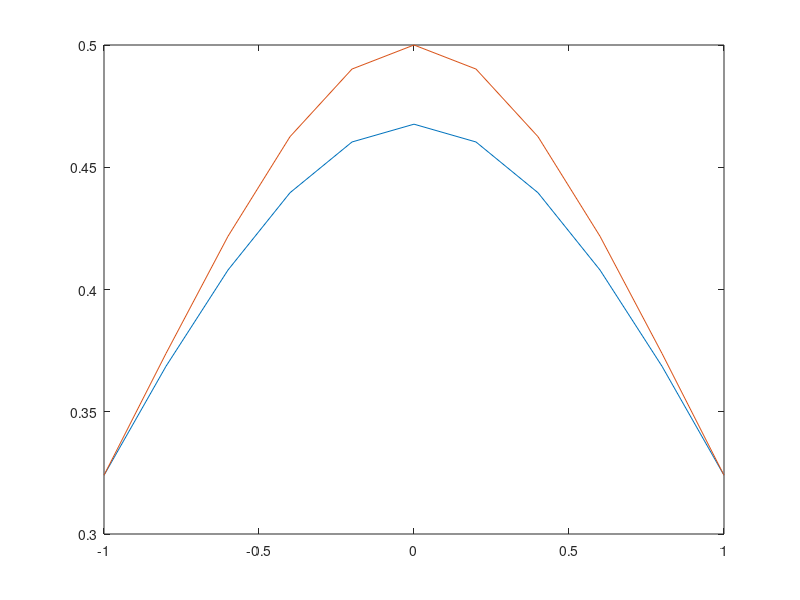

MATLAB code to generate this figure:
%Lab 7 exercise 1
%Collocation method with monomial basis
N=10;
h=2/N;
yexac = @(t) 1/(exp(t)+exp(-t));
Yexac=zeros(N+1,1);
a=1/(exp(1)+exp(-1));
b=1/(exp(1)+exp(-1));
f = @(t,u,v) -u+2*v*v/u;
T=linspace(-1,1,N+1);
A=zeros(N+1,N+1);
F=zeros(N+1,1);
F1=zeros(N+1,N+1);
y=zeros(N+1,1);
u=zeros(N+1,1);
z=zeros(N+1,1);
f2=zeros(N+1,1);
f3=zeros(N+1,1);
%fill in first and last equations - boundary conditions
for i =1:N+1
    A(1,i) = (-1)^(i-1);
    A(N+1,i) = 1;
    Yexac(i,1)=yexac(T(i));
    y(i,1)=0.1;
end
F(1,1)=a;
F(N+1,1)=b;
u(1,1)=a;
u(N+1,1)=b;
%fill in other equations - obtained by making r=0 on mesh points
for i =2:N
    for j=1:N+1
        t=T(i);
        A(i,j)=(j-1)*(j-2)*(t^(j-3));
        if j<3
            A(i,j)=0;
        end
    end
end
%Observe that A is constant but F keeps changing, so update F at each step
%Now do Newton's iteration (non-linear system)
Q=20;
for i=1:Q
    %u at this iteration, and z is u' (set values into z now)
    for j=2:N
        g=0;
        t=T(j);
        for m=2:N+1
            g=g+(m-1)*y(m,1)*((t)^(m-2));
        end
        z(j,1)=g;
    end
    for j=2:N
        g=0;
        for m=1:N+1
            g=g+y(m,1)*(t^(m-1));
        end
        u(j,1)=g;
    end
    %now update F and F', then do the Newton iteration step
    for j=2:N
        F(j,1)=f(T(j),u(j,1),z(j,1));
        f2(j,1)=-1-2*(z(j,1)*z(j,1))/((u(j,1)*u(j,1)));
        f3(j,1)= 4*z(j,1)/u(j,1);
        t=T(j);
        F1(j,1)=f2(j,1);
        for k=2:N+1
            F1(j,k)=f2(j,1)*(t^(k-1))+f3(j,1)*(t^(k-2))*(k-1);
        end
    end
    ynew=y-(A - F1)\(A*y-F);
    y=ynew;
end
u=zeros(N+1,1);
for i=1:N+1
    t=T(i);
    g=0;
    for j=1:N+1
        g=g+y(j,1)*(t^(j-1));
    end
    u(i)=g;
end
u
Yexac
plot(T,u,T,Yexac);
